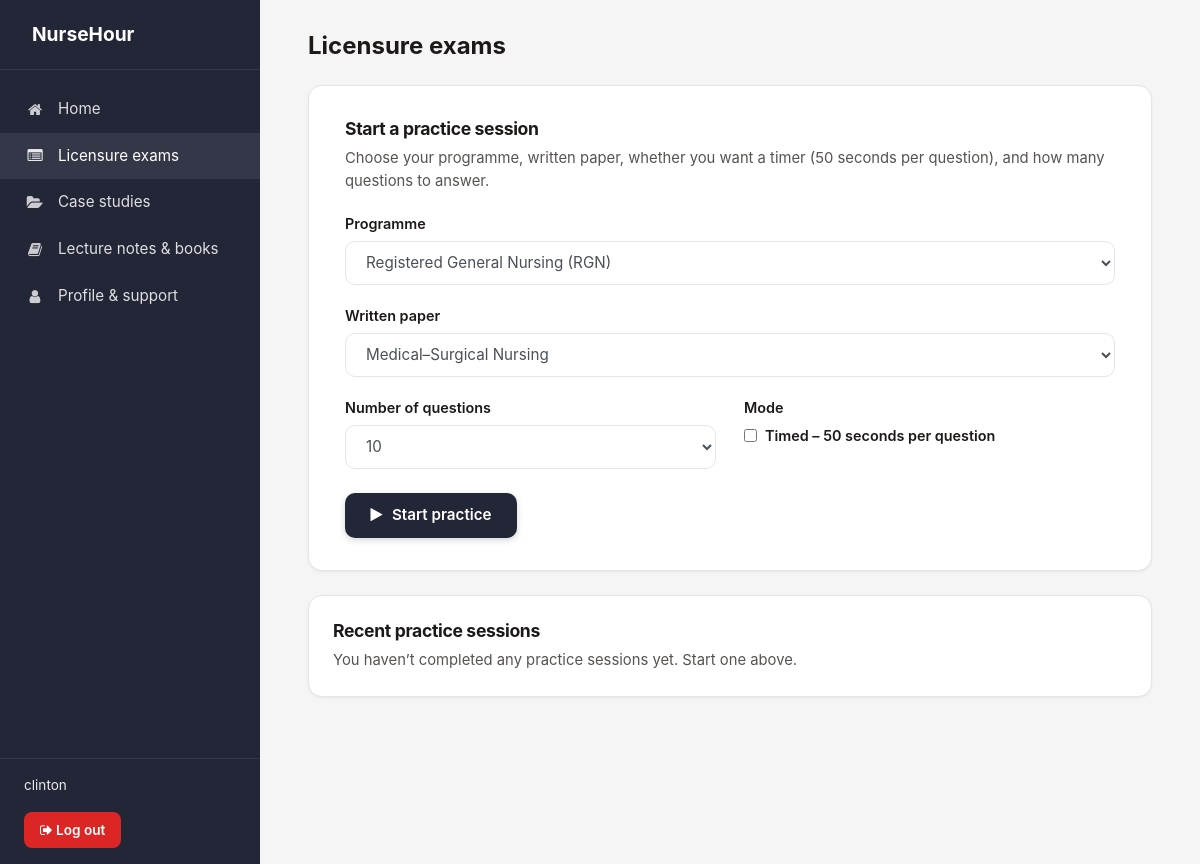
Before: /practice/ (signed in) with the older database file.
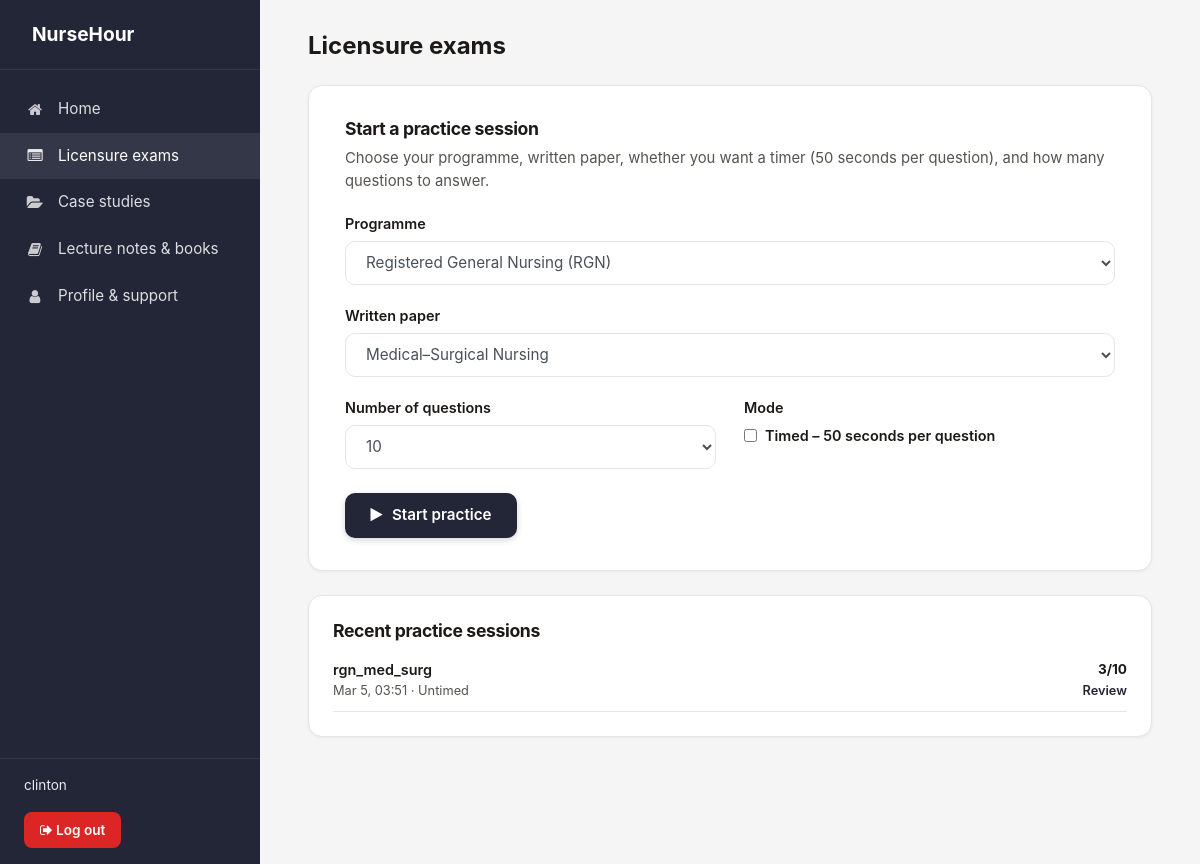
After: the same page with the newer database file.
### website/models.py (models this page shows)
class PracticeSession(models.Model):
    user = models.ForeignKey(settings.AUTH_USER_MODEL, on_delete=models.CASCADE, related_name='practice_sessions')
    program = models.CharField(max_length=10, blank=True, default='')
    paper = models.CharField(max_length=40, blank=True, default='')
    timed = models.BooleanField(default=False, help_text='If true, student practiced under timed conditions (50s per question).')
    total_questions = models.PositiveIntegerField()
    correct_count = models.PositiveIntegerField(default=0)
    questions = models.JSONField(default=list, help_text='List of MCQQuestion IDs for this session in order.')
    started_at = models.DateTimeField(default=timezone.now)
    finished_at = models.DateTimeField(null=True, blank=True)
    created_at = models.DateTimeField(auto_now_add=True)
    class Meta:
        ordering = ['-started_at']

### website/views.py (the view, shortened to what this page needs)
# urls.py: path('practice/', views.practice, name='practice'),
@login_required
def practice(request):
    if _is_admin_user(request.user):
        return redirect('website:admin_dashboard')
    profile = getattr(request.user, 'profile', None)
    profile_program = getattr(profile, 'program', '') or ''
    default_program = PROGRAM_FROM_PROFILE.get(profile_program, 'rgn')
    program = default_program
    available_papers = PAPER_CONFIG.get(program, [])
    recent_sessions = PracticeSession.objects.filter(user=request.user).order_by('-started_at')[:5]
    context = {
        'program': program,
        'program_label': PROGRAM_LABELS.get(program, ''),
        'available_programs': PROGRAM_LABELS,
        'available_papers': PAPER_CONFIG,
        'selected_papers': available_papers,
        'recent_sessions': recent_sessions,
    }
    return render(request, 'website/practice_setup.html', context)

### website/views.py (called while the page is built)
def _is_admin_user(user):
    return user and user.is_authenticated and getattr(settings, 'ADMIN_EMAIL', None) and user.email == settings.ADMIN_EMAIL

### templates/website/practice_setup.html (shortened to what the changed rows need)
{% extends 'dashboard_base.html' %}
{% load static %}
{% block page_title %}Licensure exams{% endblock %}
{% block content %}
    <div class="db-card db-card--form">
        <h2 class="db-card__title">Start a practice session</h2>
    </div>
    <div class="db-card">
        <h2 class="db-card__title">Recent practice sessions</h2>
        {% if recent_sessions %}
            <ul style="list-style:none;margin:0;padding:0;">
                {% for s in recent_sessions %}
                <li style="padding:0.65rem 0;border-bottom:1px solid var(--db-border);display:flex;justify-content:space-between;align-items:center;gap:1rem;">
                    <div>
                        <div style="font-size:0.9rem;font-weight:600;">
                            {{ s.paper|default:"Practice session" }}
                        </div>
                        <div style="font-size:0.8rem;color:var(--db-muted);">
                            {{ s.started_at|date:"M j, H:i" }} · {{ s.timed|yesno:"Timed,Untimed" }}
                        </div>
                    </div>
                    <div style="text-align:right;font-size:0.85rem;">
                        {% if s.total_questions %}
                            <div><strong>{{ s.correct_count }}/{{ s.total_questions }}</strong></div>
                        {% else %}
                            <div>—</div>
                        {% endif %}
                        <a href="{% url 'website:practice_review' s.id %}" style="font-size:0.8rem;">Review</a>
                    </div>
                </li>
                {% endfor %}
            </ul>
        {% else %}
            <p class="db-card__text">You haven’t completed any practice sessions yet. Start one above.</p>
        {% endif %}
    </div>
{% endblock %}

Changed rows visible on the page:
added PracticeSession: paper "rgn_med_surg", started_at "Mar 5, 03:51", timed "Untimed", correct_count "3", total_questions "10"
Other visible differences:
text no longer shown: "You haven’t completed any practice sessions yet. Start one above."
